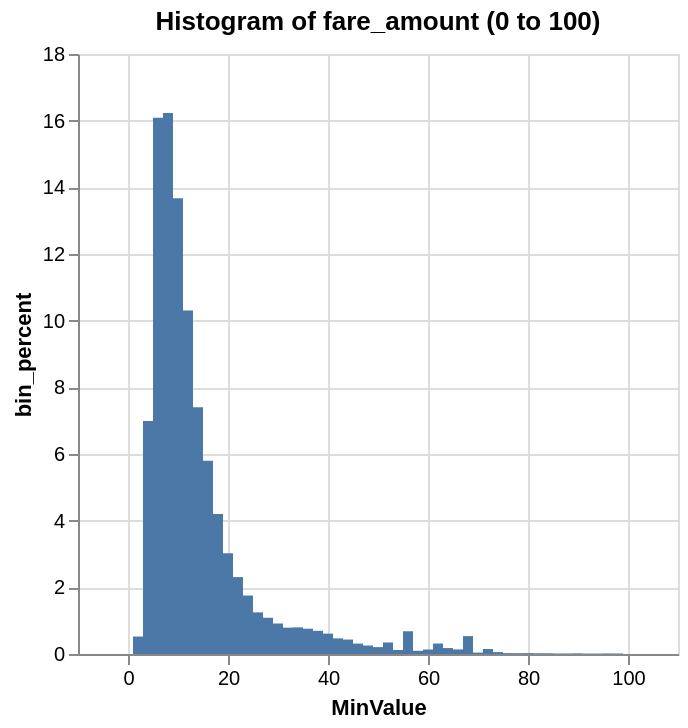

The code cell stored with this chart in its notebook:
### Code cell
%chart x = MinValue, y = bin_percent, title = "Histogram of fare_amount (0 to 100)", width = 500

### Figure 1 — Vega-Lite specification as saved in the notebook (floating-point values rounded to 4 significant figures)
{"$schema": "https://vega.github.io/schema/vega-lite/v3.json", "data": {"format": {"type": "csv"}, "values": "\"ColumnName\",\"Label\",\"MinValue\",\"MaxValue\",\"CountOfValues\",\"Bin_Percent\"\n\"fare_amount\",\"0-2\",\"0\",\"2\",\"0\",\"0\"\n\"fare_amount\",\"10-12\",\"10\",\"12\",\"64684\",\"13.670899987530408\"\n\"fare_amount\",\"100\",\"100\",\"100\",\"0\",\"0\"\n\"fare_amount\",\"12-14\",\"12\",\"14\",\"48762\",\"10.305800896542541\"\n\"fare_amount\",\"14-16\",\"14\",\"16\",\"35016\",\"7.400597272329552\"\n\"fare_amount\",\"16-18\",\"16\",\"18\",\"27424\",\"5.796035515089263\"\n\"fare_amount\",\"18-20\",\"18\",\"20\",\"19888\",\"4.203309302949798\"\n\"fare_amount\",\"2-4\",\"2\",\"4\",\"2477\",\"0.5235115216918066\"\n\"fare_amount\",\"20-22\",\"20\",\"22\",\"14299\",\"3.0220796320836265\"\n\"fare_amount\",\"22-24\",\"22\",\"24\",\"10916\",\"2.3070858985820597\"\n\"fare_amount\",\"24-26\",\"24\",\"26\",\"8302\",\"1.7546195611971656\"\n\"fare_amount\",\"26-28\",\"26\",\"28\",\"5910\",\"1.2490727061762523\"\n\"fare_amount\",\"28-30\",\"28\",\"30\",\"5143\",\"1.0869680080988944\"\n\"fare_amount\",\"30-32\",\"30\",\"32\",\"4328\",\"0.9147185570779729\"\n\"fare_amount\",\"32-34\",\"32\",\"34\",\"3739\",\"0.790233984499663\"\n\"fare_amount\",\"34-36\",\"34\",\"36\",\"3780\",\"0.7988992943056235\"\n\"fare_amount\",\"36-38\",\"36\",\"38\",\"3589\",\"0.7585316315510271\"\n\"fare_amount\",\"38-40\",\"38\",\"40\",\"3295\",\"0.6963950197717008\"\n\"fare_amount\",\"4-6\",\"4\",\"6\",\"33073\",\"6.98994612713489\"\n\"fare_amount\",\"40-42\",\"40\",\"42\",\"2893\",\"0.6114327138693567\"\n\"fare_amount\",\"42-44\",\"42\",\"44\",\"2220\",\"0.4691948236398106\"\n\"fare_amount\",\"44-46\",\"44\",\"46\",\"2052\",\"0.4336881883373384\"\n\"fare_amount\",\"46-48\",\"46\",\"48\",\"1478\",\"0.31237385105389187\"\n\"fare_amount\",\"48-50\",\"48\",\"50\",\"1203\",\"0.2542528706480595\"\n\"fare_amount\",\"50-52\",\"50\",\"52\",\"978\",\"0.20669934122510572\"\n\"fare_amount\",\"52-54\",\"52\",\"54\",\"1636\",\"0.3457669961597883\"\n\"fare_amount\",\"54-56\",\"54\",\"56\",\"568\",\"0.12004624316550108\"\n\"fare_amount\",\"56-58\",\"56\",\"58\",\"3229\",\"0.682445984474301\"\n\"fare_amount\",\"58-60\",\"58\",\"60\",\"458\",\"0.09679785100316812\"\n\"fare_amount\",\"6-8\",\"6\",\"8\",\"76128\",\"16.089578168491666\"\n\"fare_amount\",\"60-62\",\"60\",\"62\",\"638\",\"0.13484067454153115\"\n\"fare_amount\",\"62-64\",\"62\",\"64\",\"1485\",\"0.31385329419149494\"\n\"fare_amount\",\"64-66\",\"64\",\"66\",\"843\",\"0.17816722357133347\"\n\"fare_amount\",\"66-68\",\"66\",\"68\",\"649\",\"0.13716551375776445\"\n\"fare_amount\",\"68-70\",\"68\",\"70\",\"2538\",\"0.5364038118909186\"\n\"fare_amount\",\"70-72\",\"70\",\"72\",\"201\",\"0.04248115295117204\"\n\"fare_amount\",\"72-74\",\"72\",\"74\",\"713\",\"0.15069185101584906\"\n\"fare_amount\",\"74-76\",\"74\",\"76\",\"267\",\"0.05643018824857181\"\n\"fare_amount\",\"76-78\",\"76\",\"78\",\"122\",\"0.025784580398223823\"\n\"fare_amount\",\"78-80\",\"78\",\"80\",\"115\",\"0.024305137260620818\"\n\"fare_amount\",\"8-10\",\"8\",\"10\",\"76790\",\"16.22949121950498\"\n\"fare_amount\",\"80-82\",\"80\",\"82\",\"125\",\"0.026418627457196538\"\n\"fare_amount\",\"82-84\",\"82\",\"84\",\"107\",\"0.022614345103360238\"\n\"fare_amount\",\"84-86\",\"84\",\"86\",\"100\",\"0.021134901965757232\"\n\"fare_amount\",\"86-88\",\"86\",\"88\",\"70\",\"0.014794431376030062\"\n\"fare_amount\",\"88-90\",\"88\",\"90\",\"76\",\"0.016062525493975494\"\n\"fare_amount\",\"90-92\",\"90\",\"92\",\"91\",\"0.01923276078883908\"\n\"fare_amount\",\"92-94\",\"92\",\"94\",\"61\",\"0.012892290199111912\"\n\"fare_amount\",\"94-96\",\"94\",\"96\",\"65\",\"0.0137376862777422\"\n\"fare_amount\",\"96-98\",\"96\",\"98\",\"81\",\"0.01711927059226336\"\n\"fare_amount\",\"98-100\",\"98\",\"100\",\"73\",\"0.01542847843500278\"\n"}, "encoding": {"x": {"axis": {"grid": true, "title": "MinValue"}, "field": "MinValue", "type": "quantitative"}, "y": {"axis": {"grid": true, "title": "bin_percent"}, "field": "Bin_Percent", "type": "quantitative"}}, "mark": {"color": "#4C78A8", "type": "bar"}, "title": "Histogram of fare_amount (0 to 100)", "width": "500"}
